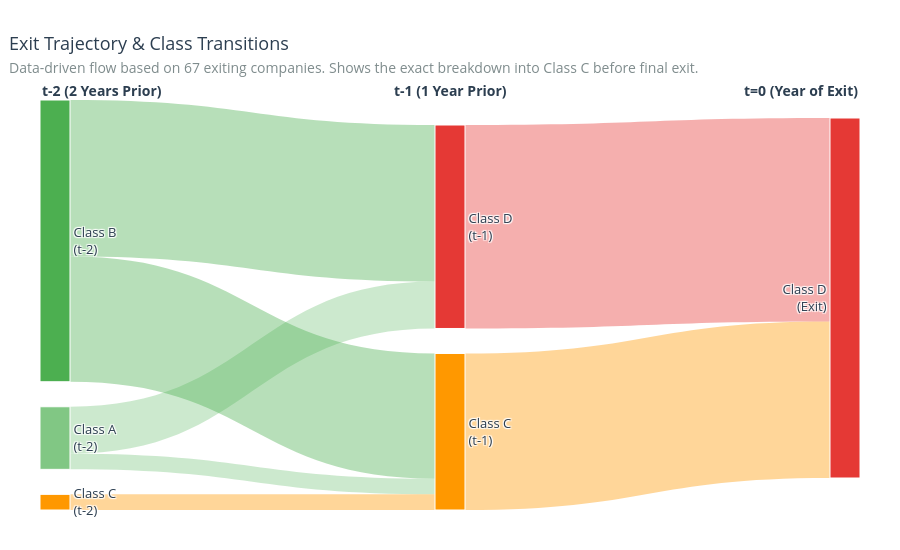

Source (notebook cell):
### Code cell
import pandas as pd
import numpy as np
import plotly.graph_objects as go
import json
import os

OUTPUT_PATH = "analysis_output"
os.makedirs(OUTPUT_PATH, exist_ok=True)
TARGET   = "financial_health_class"
YEAR_COL = "fiscal_year"

# ──────────────────────────────────────────────────────────────────
# DATA PREP — same as before
# ──────────────────────────────────────────────────────────────────

df     = train_df.copy()
ID_COL = "company_id" if "company_id" in df.columns else "proxy_id"
if ID_COL == "proxy_id":
    df["proxy_id"] = df[["province", "ateco_sector", "legal_form"]].astype(str).agg("_".join, axis=1)

max_year = df[YEAR_COL].max()
last_year_per_co    = df.groupby(ID_COL)[YEAR_COL].max().rename("last_year")
df                  = df.merge(last_year_per_co, on=ID_COL, how="left")
df["is_early_exit"] = (df["last_year"] < max_year).astype(int)
df["is_exit_year"]  = ((df[YEAR_COL] == df["last_year"]) & (df["is_early_exit"] == 1)).astype(int)

exit_cos = df[df["is_early_exit"] == 1][ID_COL].unique()
exit_df  = df[df[ID_COL].isin(exit_cos)].copy()
exit_df["years_to_exit"] = exit_df.groupby(ID_COL)[YEAR_COL].transform(lambda x: x - x.max())

n_exit_cos = len(exit_cos)
years      = sorted(df[YEAR_COL].unique())

# ──────────────────────────────────────────────────────────────────
# ANALYSIS 1: Full panel — class distribution per year
# Splits each year into: surviving companies vs exiting companies
# Shows exactly when exits happen and what class they were
# ──────────────────────────────────────────────────────────────────

CLASS_ORDER  = ["A", "B", "C", "D"]
CLASS_COLORS = {"A": "#27AE60", "B": "#2980B9", "C": "#E67E22", "D": "#C0392B"}

# For each fiscal year: split survivors vs exiters
panel_data = []
for yr in years:
    yr_df = df[df[YEAR_COL] == yr]
    for group_label, group_mask in [
        ("Survivors", yr_df["is_early_exit"] == 0),
        ("Exiters",   yr_df["is_early_exit"] == 1),
    ]:
        subset = yr_df[group_mask]
        if subset.empty:
            continue
        dist = subset[TARGET].value_counts(normalize=True).mul(100).round(1)
        panel_data.append({
            "year":  yr,
            "group": group_label,
            "n":     len(subset),
            **{cls: dist.get(cls, 0.0) for cls in CLASS_ORDER}
        })

panel_df = pd.DataFrame(panel_data)
print("=== FULL PANEL: CLASS DISTRIBUTION PER YEAR × GROUP ===\n")
print(panel_df.to_string(index=False))

# ──────────────────────────────────────────────────────────────────
# ANALYSIS 2: For exiting companies only — what class were they
# in EACH year they were observed (not just exit year)
# This is the true longitudinal trajectory
# ──────────────────────────────────────────────────────────────────

print("\n=== EXIT COHORT: CLASS DISTRIBUTION BY YEARS_TO_EXIT ===\n")
traj_rows = []
for lag in sorted(exit_df["years_to_exit"].unique()):
    subset = exit_df[exit_df["years_to_exit"] == lag]
    dist   = subset[TARGET].value_counts(normalize=True).mul(100).round(1)
    label  = f"t={lag:+d}" if lag != 0 else "t=0 (exit)"
    traj_rows.append({"lag": lag, "label": label, "n": len(subset),
                      **{cls: dist.get(cls, 0.0) for cls in CLASS_ORDER}})
    print(f"{label:15s} | n={len(subset):3d} | " +
          " | ".join([f"{cls}={dist.get(cls,0):5.1f}%" for cls in CLASS_ORDER]))

traj_df = pd.DataFrame(traj_rows).sort_values("lag")

# ──────────────────────────────────────────────────────────────────
# ANALYSIS 3: Transition matrix — what class was each exiting
# company in year t-1 vs year t (exit)?
# Shows exactly which path each company took to reach D
# ──────────────────────────────────────────────────────────────────

print("\n=== TRANSITION MATRIX: CLASS AT t-1 → CLASS AT EXIT (t=0) ===\n")

t0   = exit_df[exit_df["years_to_exit"] == 0][[ID_COL, TARGET]].rename(columns={TARGET: "class_t0"})
tm1  = exit_df[exit_df["years_to_exit"] == -1][[ID_COL, TARGET]].rename(columns={TARGET: "class_tm1"})
trans = tm1.merge(t0, on=ID_COL, how="inner")
matrix = pd.crosstab(trans["class_tm1"], trans["class_t0"],
                     rownames=["t-1"], colnames=["t=0 (exit)"])
print(matrix)
print(f"\nTotal companies with both t-1 and t=0: {len(trans)}")
print(f"Came from C at t-1: {(trans['class_tm1']=='C').sum()} "
      f"({(trans['class_tm1']=='C').mean()*100:.1f}%)")
print(f"Came from D at t-1: {(trans['class_tm1']=='D').sum()} "
      f"({(trans['class_tm1']=='D').mean()*100:.1f}%)")

## ──────────────────────────────────────────────────────────────────
# MASTER CHART: Dynamic Sankey Diagram (Distribution + Transitions)
# Fonde l'analisi longitudinale e la matrice di transizione in un 
# unico flusso visivo calcolato dinamicamente sui dati reali.
# ──────────────────────────────────────────────────────────────────

# 1. Calcoliamo la composizione di partenza a t-2 (Normalizzata a 100%)
dist_t2 = exit_df[exit_df["years_to_exit"] == -2][TARGET].value_counts(normalize=True) * 100

# 2. Otteniamo le probabilità di transizione reali da t-2 a t-1
t2 = exit_df[exit_df["years_to_exit"] == -2][[ID_COL, TARGET]].rename(columns={TARGET: "c_t2"})
t1 = exit_df[exit_df["years_to_exit"] == -1][[ID_COL, TARGET]].rename(columns={TARGET: "c_t1"})
trans_21 = t2.merge(t1, on=ID_COL, how="inner")

# 3. Mappatura fissa dei nodi basata sulle classi che sappiamo essere popolate
node_map = {
    ("t-2", "A"): 0, 
    ("t-2", "B"): 1, 
    ("t-2", "C"): 2,
    ("t-1", "C"): 3, 
    ("t-1", "D"): 4,
    ("t0",  "D"): 5
}

labels = [
    "Class A<br>(t-2)", "Class B<br>(t-2)", "Class C<br>(t-2)",
    "Class C<br>(t-1)", "Class D<br>(t-1)",
    "Class D<br>(Exit)"
]

node_colors = [
    "#81C784", "#4CAF50", "#FF9800", # t-2 (Verdi e Arancio)
    "#FF9800", "#E53935",            # t-1 (Arancio e Rosso)
    "#E53935"                        # t=0 (Rosso)
]

source = []
target = []
value  = []

# Tracciamo i flussi in ingresso a t-1 per garantire la conservazione della massa visiva
inflow_t1 = {"C": 0.0, "D": 0.0}

# STEP A: Flussi da t-2 a t-1 (Calcolati sulle probabilità reali del tuo dataset)
for cls_2 in ["A", "B", "C"]:
    pct_t2 = dist_t2.get(cls_2, 0)
    if pct_t2 == 0: continue
    
    subset = trans_21[trans_21["c_t2"] == cls_2]
    if len(subset) == 0:
        # Se non ci sono dati appaiati storici, mandiamo in fallback proporzionale a C
        source.append(node_map[("t-2", cls_2)])
        target.append(node_map[("t-1", "C")])
        value.append(pct_t2)
        inflow_t1["C"] += pct_t2
    else:
        # Calcola le probabilità di transizione esatte per questa classe
        split = subset["c_t1"].value_counts(normalize=True)
        for cls_1, fraction in split.items():
            if ("t-1", cls_1) in node_map:
                val = pct_t2 * fraction
                source.append(node_map[("t-2", cls_2)])
                target.append(node_map[("t-1", cls_1)])
                value.append(val)
                inflow_t1[cls_1] += val

# STEP B: Flussi da t-1 a t=0 (Exit Year)
# Tutto ciò che è arrivato a t-1 confluisce nel nodo finale D a t=0
for cls_1 in ["C", "D"]:
    val = inflow_t1[cls_1]
    if val > 0:
        source.append(node_map[("t-1", cls_1)])
        target.append(node_map[("t0", "D")])
        value.append(val)

# Coloriamo i nastri in base al nodo di origine
link_color_map = {
    "A": "rgba(129, 199, 132, 0.4)", # Verde chiaro
    "B": "rgba(76, 175, 80, 0.4)",   # Verde scuro
    "C": "rgba(255, 152, 0, 0.4)",   # Arancione
    "D": "rgba(229, 57, 53, 0.4)"    # Rosso
}

link_colors = []
for s in source:
    class_letter = labels[s].split(" ")[1].split("<")[0]
    link_colors.append(link_color_map[class_letter])

# Generazione Grafico Plotly
fig = go.Figure(data=[go.Sankey(
    arrangement="perpendicular", # Mantiene i blocchi perfettamente allineati
    node = dict(
        pad = 25,
        thickness = 30,
        line = dict(color = "white", width = 1),
        label = labels,
        color = node_colors,
        hovertemplate='%{label}<br>%{value:.1f}% of cohort<extra></extra>'
    ),
    link = dict(
        source = source,
        target = target,
        value = value,
        color = link_colors,
        hovertemplate='Flow: %{source.label} → %{target.label}<br>%{value:.1f}%<extra></extra>'
    )
)])

fig.update_layout(
    title=dict(
        text="Exit Trajectory & Class Transitions<br>"
             "<span style='font-size:14px;font-weight:normal;color:#7F8C8D;'>"
             f"Data-driven flow based on {n_exit_cos} exiting companies. Shows the exact breakdown into Class C before final exit.</span>",
        font=dict(size=18, color="#2C3E50"),
        x=0.01
    ),
    font=dict(size=13, color="#2C3E50"),
    paper_bgcolor="white",
    plot_bgcolor="white",
    margin=dict(t=100, l=40, r=40, b=40),
    height=550, 
    width=900
)


fig.add_annotation(x=0.0, y=1.05, text="<b>t-2 (2 Years Prior)</b>", showarrow=False, xref="paper", yref="paper", font=dict(size=14))
fig.add_annotation(x=0.5, y=1.05, text="<b>t-1 (1 Year Prior)</b>", showarrow=False, xref="paper", yref="paper", font=dict(size=14))
fig.add_annotation(x=1.0, y=1.05, text="<b>t=0 (Year of Exit)</b>", showarrow=False, xref="paper", yref="paper", font=dict(size=14))


p_sankey = os.path.join(OUTPUT_PATH, "master_trajectory_sankey.png")
fig.write_image(p_sankey, scale=2)
with open(p_sankey + ".meta.json", "w") as f:
    json.dump({
        "caption": "Data-driven Pre-Exit Class Trajectory",
        "description": "Sankey diagram combining class distribution and transition matrix flows based on train_df."
    }, f)

fig.show()

print(f"\n=== SUMMARY FOR SLIDES ===")
print(f"Exit rate:            {n_exit_cos}/{df[ID_COL].nunique()} = {n_exit_cos/df[ID_COL].nunique()*100:.1f}%")
print(f"Master Sankey Chart generated based on {len(trans_21)} paired t-2->t-1 transitions and marginal distributions.")

### Figure 1 — Plotly figure (JSON) as saved in the notebook; plotly's stock layout.template omitted (floating-point values rounded to 4 significant figures)
{"data": [{"arrangement": "perpendicular", "link": {"color": ["rgba(129, 199, 132, 0.4)", "rgba(129, 199, 132, 0.4)", "rgba(76, 175, 80, 0.4)", "rgba(76, 175, 80, 0.4)", "rgba(255, 152, 0, 0.4)", "rgba(255, 152, 0, 0.4)", "rgba(229, 57, 53, 0.4)"], "hovertemplate": "Flow: %{source.label} → %{target.label}<br>%{value:.1f}%<extra></extra>", "source": [0, 0, 1, 1, 2, 3, 4], "target": [4, 3, 4, 3, 3, 5, 5], "value": [13.04, 4.348, 43.48, 34.78, 4.348, 43.48, 56.52]}, "node": {"color": ["#81C784", "#4CAF50", "#FF9800", "#FF9800", "#E53935", "#E53935"], "hovertemplate": "%{label}<br>%{value:.1f}% of cohort<extra></extra>", "label": ["Class A<br>(t-2)", "Class B<br>(t-2)", "Class C<br>(t-2)", "Class C<br>(t-1)", "Class D<br>(t-1)", "Class D<br>(Exit)"], "line": {"color": "white", "width": 1}, "pad": 25, "thickness": 30}, "type": "sankey"}], "layout": {"annotations": [{"font": {"size": 14}, "showarrow": false, "text": "<b>t-2 (2 Years Prior)</b>", "x": 0, "xref": "paper", "y": 1.05, "yref": "paper"}, {"font": {"size": 14}, "showarrow": false, "text": "<b>t-1 (1 Year Prior)</b>", "x": 0.5, "xref": "paper", "y": 1.05, "yref": "paper"}, {"font": {"size": 14}, "showarrow": false, "text": "<b>t=0 (Year of Exit)</b>", "x": 1, "xref": "paper", "y": 1.05, "yref": "paper"}], "font": {"color": "#2C3E50", "size": 13}, "height": 550, "margin": {"b": 40, "l": 40, "r": 40, "t": 100}, "paper_bgcolor": "white", "plot_bgcolor": "white", "title": {"font": {"color": "#2C3E50", "size": 18}, "text": "Exit Trajectory & Class Transitions<br><span style='font-size:14px;font-weight:normal;color:#7F8C8D;'>Data-driven flow based on 67 exiting companies. Shows the exact breakdown into Class C before final exit.</span>", "x": 0.01}, "width": 900}}
